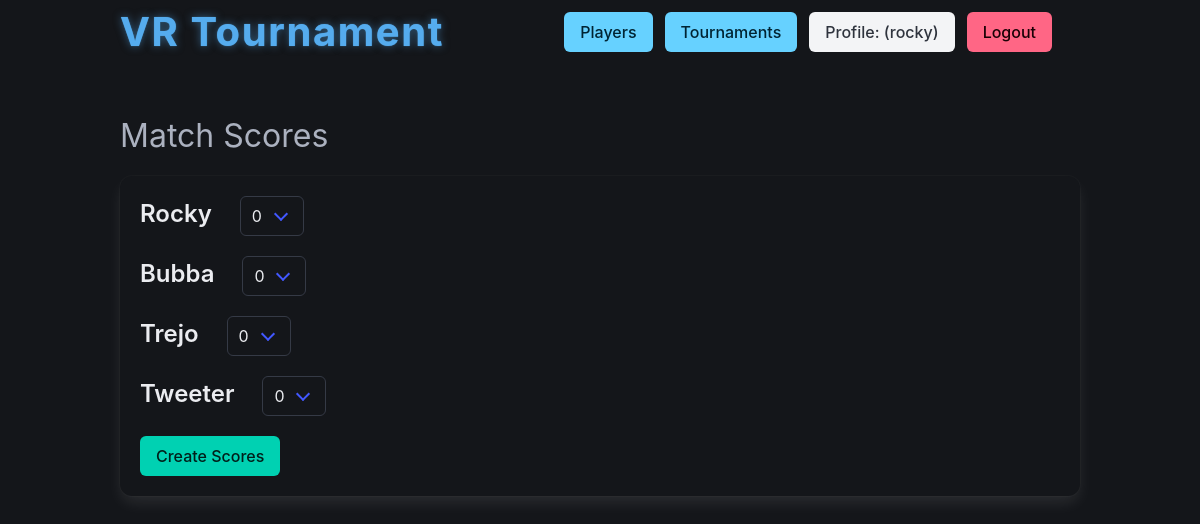
/create_score/25/ (signed in), run on the app's committed database.
### vr_tournaments/models.py (models this page shows, shortened)
class Player(models.Model):
    name = models.CharField(max_length=255, unique=True)
    tournaments = models.ManyToManyField(Tournament, related_name="players")

### vr_tournaments/views.py (the view)
# urls.py: path("create_score/<match_pk>/", views.create_score, name="create_score"),
@login_required
@user_passes_test(is_superuser)
def create_score(request, match_pk):
    match = Match.objects.get(pk=match_pk)
    registered_players = match.tournament.players.all()
    if request.method == "POST":
        form = MultiScoreForm(registered_players, match, request.POST)
        if form.is_valid():
            form.save()
            return redirect("tournament_detail", pk=match.tournament.pk)
    else:
        form = MultiScoreForm(registered_players, match)
    return render(request, "create_score.html", {"form": form, "match": match})

### vr_tournaments/forms.py (shortened to what this page needs)
class MultiScoreForm(forms.Form):
    def __init__(self, registered_players, match, *args, **kwargs):
        super().__init__(*args, **kwargs)
        self.registered_players = registered_players
        self.match = match
        for player in registered_players:
            self.fields[f"score_{player.pk}"] = forms.IntegerField(label=player.name)

### vr_tournaments/views.py (called while the page is built)
def is_superuser(user):
    return user.is_superuser

### vr_tournaments/templates/create_score.html (shortened to what this page needs)
{% extends "base.html" %}
{% block content %}
    <h1 class="is-size-3 mb-4">Match Scores</h1>
    <form method="post" action="{% url 'create_score' match.pk %}" class="box">
        {% for field in form %}
            <div class="field is-grouped">
                <label class="label is-large pr-4">{{ field.label }}</label>
                <div class="control">
                    <div class="select">
                        <select name="{{ field.name }}" id="{{ field.auto_id }}" required>
                            <option value="0">0</option>
                        </select>
                    </div>
                </div>
            </div>
        {% endfor %}
        <button class="button is-primary" type="submit">Create Scores</button>
    </form>
{% endblock content %}

### vr_tournaments/templates/base.html (shortened to what this page needs)
<!DOCTYPE html>
<html lang="en" data-theme="dark">
    <head>
        <link rel="stylesheet"
              href="https://cdn.jsdelivr.net/npm/bulma@1.0.2/css/bulma.min.css" />
        {% load static %}
    </head>
    <body>
        <div class="container">
            <nav class="navbar is-transparent"
                 role="navigation"
                 aria-label="main navigation">
                <div class="navbar-brand">
                    <a class="navbar-item" href="{% url 'index' %}">
                        <h1 class="vr-title is-size-2 is-family-sans-serif">VR Tournament</h1>
                    </a>
                </div>
                <div class="navbar-menu  mx-4" id="navMenu">
                    <div class="navbar-end">
                        <div class="navbar-item">
                            <div class="buttons">
                                {% if user.is_authenticated %}
                                    {% if user.is_superuser %}
                                        <a class="button is-info" href="{% url 'players' %}">Players</a>
                                    {% endif %}
                                    <a class="button is-info" href="{% url 'tournaments' %}">Tournaments</a>
                                    <a class="button is-light" href="{% url 'profile' %}">Profile: ({{ user.username }})</a>
                                    <form method="post" action="{% url 'logout' %}" style="display: inline;">
                                        <button type="submit" class="button is-danger">Logout</button>
                                    </form>
                                {% else %}
                                    <a class="button is-success" href="{% url 'login' %}">Login</a>
                                {% endif %}
                            </div>
                        </div>
                    </div>
                </div>
            </nav>
        </div>
        <section class="section">
            <div class="container">
                {% block content %}
                {% endblock content %}
            </div>
        </section>
    </body>
</html>

### vr_tournaments/templates/base.html (style rules this page uses)
.navbar-brand .navbar-item .vr-title { font-weight: 700; color: #55acee; text-shadow: 0 0 1px rgba(85, 172, 238, 0.7), 0 0 8px rgba(85, 172, 238, 0.5); letter-spacing: 0.04em; transition: color 0.3s ease-in-out, text-shadow 0.3s ease-in-out; line-height: 1.2; }
.navbar-brand>a.navbar-item { text-decoration: none; }

### data on the page
Player: label "Rocky"
Player: label "Bubba"
Player: label "Trejo"
Player: label "Tweeter"

### other printed values
{{ user.username }} "rocky"
